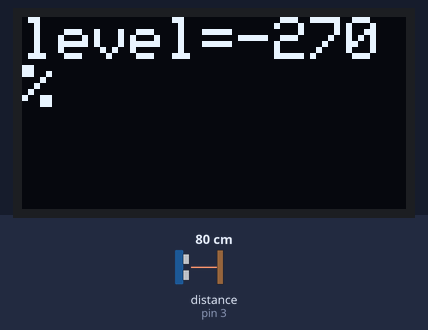
A sketch run on a simulated Arduino Uno, built with avr-gcc and run on an emulated ATmega328P. On the bench: 128×64 one-colour display. Wiring (inferred from the names in the program): ultrasonic range finder: trigger pin 2; echo pin 3. The test bench sets the inputs (shaded band); at power-on: distance to the obstacle (sensor on pin 3) 80 cm. The echo pulse lasts 58.3 µs per cm; what the sketch prints to the serial monitor is not drawn.

Above: at 3.6 s.
3.7 s: distance to the obstacle (sensor on pin 3) set to 2 cm
At 7.2 s:
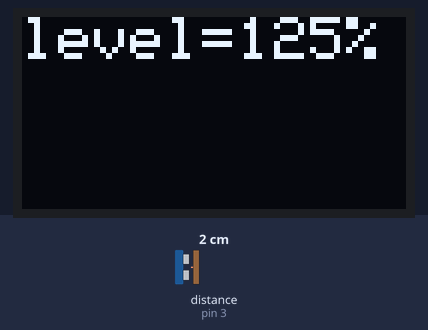
7.6 s: distance to the obstacle (sensor on pin 3) set to 4 cm
At 10.5 s:
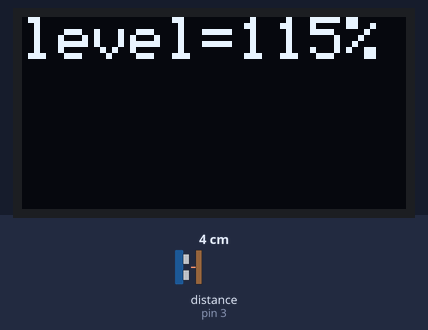
15.3 s: distance to the obstacle (sensor on pin 3) set to 9 cm
At 19.3 s:
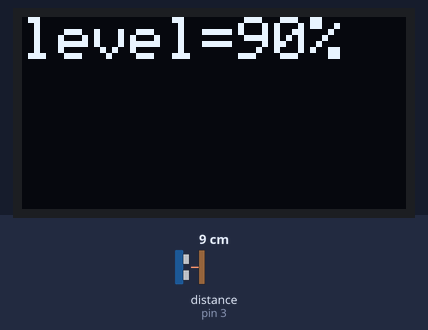
Timing chart, 0 to 20.8 s (numbered marks = the images above; inputs shaded):
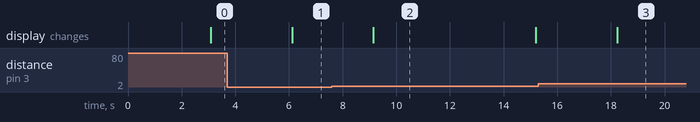

Measured:
- after the input at 3.7 s, the display: changes after 2.4 s (image 1)
- after the input at 7.6 s, the display: changes after 1.5 s (image 2)
- after the input at 15.3 s, the display: changes after 2.9 s (image 3)
- what the display in image 2 shows lasts 6.1 s, from 9.1 s to 15.2 s

The sketch:

water_level.ino
```cpp
#include <SPI.h>
#include <Wire.h>
#include <Adafruit_GFX.h>
#include <Adafruit_SSD1306.h>

#define SCREEN_WIDTH 128 // OLED display width, in pixels
#define SCREEN_HEIGHT 64 // OLED display height, in pixels

// Declaration for an SSD1306 display connected to I2C (SDA, SCL pins)
#define OLED_RESET     -1 // Reset pin # (or -1 if sharing Arduino reset pin)
Adafruit_SSD1306 display(SCREEN_WIDTH, SCREEN_HEIGHT, &Wire, OLED_RESET);

#define NUMFLAKES     10 // Number of snowflakes in the animation example

#define LOGO_HEIGHT   16
#define LOGO_WIDTH    16
int trig = 2;
int echo = 3;

void testdrawstyles(int a){
  display.clearDisplay();
  display.setTextSize(2);             // Normal 1:1 pixel scale
  display.setTextColor(WHITE);        // Draw white text
  display.setCursor(0,0);             // Start at top-left corner
  display.print(F("level="));
  display.setTextSize(2);             // Draw 2X-scale text
  display.setTextColor(WHITE);
  display.print(a);
  display.setTextSize(2);             // Draw 2X-scale text
  display.setTextColor(WHITE);
  display.print(F("%"));
  display.display();
  delay(2000);
  }

void setup() {
  Serial.begin(115200);
  pinMode(trig, OUTPUT);
  pinMode(echo, INPUT);

  // SSD1306_SWITCHCAPVCC = generate display voltage from 3.3V internally
  if(!display.begin(SSD1306_SWITCHCAPVCC, 0x3C)) {
    Serial.println(F("SSD1306 allocation failed"));
    for(;;); // Don't proceed, loop forever
  }

  // Show initial display buffer contents on the screen --
  // the library initializes this with an Adafruit splash screen.
 // display.display();
  //delay(2000); // Pause for 2 seconds

  // Clear the buffer
  display.clearDisplay();

  // Draw a single pixel in white
  display.drawPixel(10, 10, WHITE);
  display.display();
  delay(2000);

  //testdrawstyles();    // Draw 'stylized' characters
}

void loop() {
  long t = 0, h = 0, hp = 0;

  // Transmitting pulse
  digitalWrite(trig, LOW);
  delayMicroseconds(2);
  digitalWrite(trig, HIGH);
  delayMicroseconds(10);
  digitalWrite(trig, LOW);

  // Waiting for pulse
  t = pulseIn(echo, HIGH);

  // Calculating distance
  h = t / 58;

  h = h - 6 ;  // offset correction
  h = 20 - h;  // water height, 0 - 50 cm

  hp = 5 * h;  // distance in %, 0-100 %

  // Sending to computer
  Serial.print(hp);
  // Serial.print(" cm\n");
  Serial.print("\n");

  delay(1000);
  testdrawstyles(hp);
}
```
